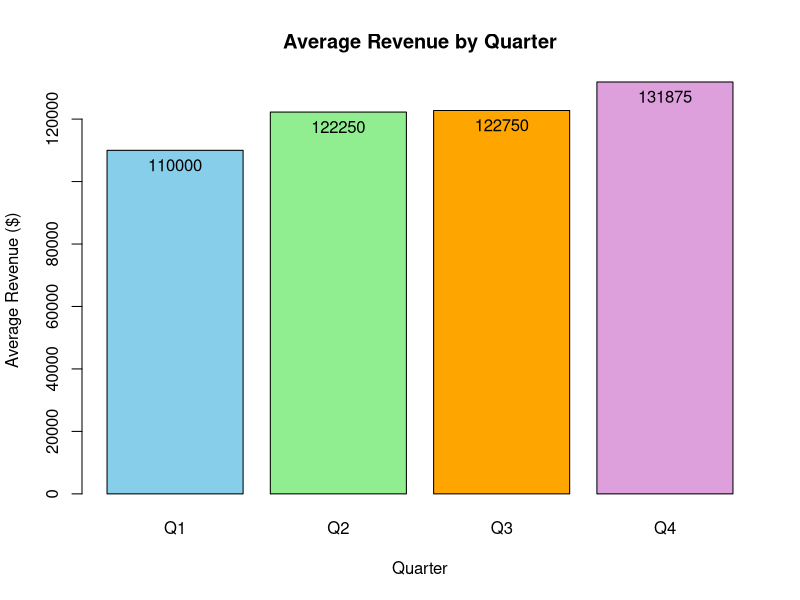

This figure's R source:
## ---- chunk 1
regional_sales <- data.frame(
  region = c("North", "South", "East", "West", "North", "South", "East", "West",
             "North", "South", "East", "West", "North", "South", "East", 
             "North", "South","North"),  
  quarter = c(rep(c("Q1", "Q2", "Q3", "Q4"), each = 4), "Q4", "Q4"),
  revenue = c(125000, 98000, 115000, 102000, 
              138000, 105000, 128000, 118000,
              142000, 89000, 135000, 125000,
              155000, 112000, 148000, 165000, 
              120000, 91250),
  customers = c(450, 380, 420, 395, 
                485, 415, 465, 445,
                520, 350, 485, 470,
                575, 425, 545, 590, 435,324)
)

## ---- chunk 2
str(regional_sales)
## ---- chunk 3
head(regional_sales)
## ---- chunk 4
summary(regional_sales)
## ---- chunk 5
unique(regional_sales)
## ---- chunk 6
sum(regional_sales$customers)
## ---- chunk 7
sum(is.na(regional_sales))
## ---- chunk 8
table(regional_sales$region, regional_sales$quarter)
## ---- chunk 9
regional_sales[regional_sales$revenue < 90000, ]
## ---- chunk 10
high_performance <- regional_sales[regional_sales$revenue > 140000, ]

high_performance[, c("region", "quarter", "revenue", "customers")]

nrow(high_performance)

## ---- chunk 11
regional_sales[regional_sales$quarter == "Q4" & regional_sales$revenue > 130000 & regional_sales$customers > 500, ]
## ---- chunk 12
north_east <- regional_sales[regional_sales$region == "North" | regional_sales$region == "East", ]

north_east[, c("region", "quarter", "revenue", "customers")]

mean(north_east$revenue)
## ---- chunk 13
performance_flag <- regional_sales[regional_sales$revenue < 100000 | regional_sales$customers < 400, ]

performance_flag[, c("region", "quarter", "revenue", "customers")]

pf_count <- nrow(performance_flag)

rs_count <- nrow(regional_sales)

percentage <- (pf_count / rs_count) * 100

percentage
## ---- chunk 14
aggregate(revenue ~ region, data = regional_sales, sum)
## ---- chunk 15
aggregate(customers ~ quarter, data = regional_sales, mean)
## ---- chunk 16
rev_total <- sum(regional_sales$revenue)

rev_q1 <- regional_sales[regional_sales$quarter == "Q1", ]
rev_q2 <- regional_sales[regional_sales$quarter == "Q2", ]
rev_q3 <- regional_sales[regional_sales$quarter == "Q3", ]
rev_q4 <- regional_sales[regional_sales$quarter == "Q4", ]

high_performance <- regional_sales[regional_sales$revenue > 140000, ]

rev_total
means <- c(
mean(rev_q1$revenue),
mean(rev_q2$revenue),
mean(rev_q3$revenue),
mean(rev_q4$revenue)
)

quarters <- c("Q1", "Q2", "Q3", "Q4")

bars <- barplot(
  means, 
  names.arg = quarters, 
  main = "Average Revenue by Quarter",
  xlab = "Quarter",
  ylab = "Average Revenue ($)",
  col = c("skyblue", "lightgreen", "orange", "plum")
)
text(bars, means, labels = round(means, 0), pos = 1)


high_performance
